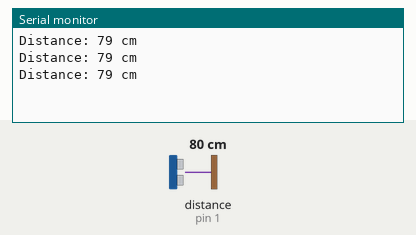
Bench run of a sketch on a simulated Arduino Uno, built with avr-gcc and run on an emulated ATmega328P. On the bench: the last lines printed to the serial monitor. Wiring (inferred from the names in the program): ultrasonic range finder: trigger pin 2; echo pin 1. Inputs (shaded band) come from the test bench; at power-on: distance to the obstacle (sensor on pin 1) 80 cm. The echo pulse lasts 58.3 µs per cm.

Above: at 1.3 s.
1.4 s: distance to the obstacle (sensor on pin 1) set to 2 cm
At 1.9 s:
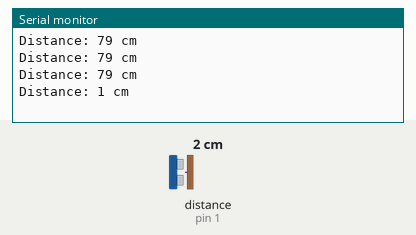
2.9 s: distance to the obstacle (sensor on pin 1) set to 4 cm
At 3.4 s:
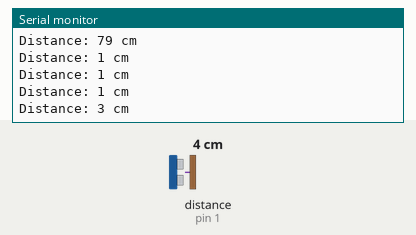
Timing chart, 0 to 5.9 s (numbered marks = the images above; inputs shaded):
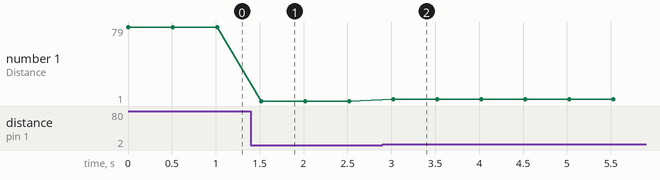

Measured:
- after the input at 1.4 s, the serial monitor: prints a new line after 0.12 s (image 1)
- after the input at 2.9 s, the serial monitor: prints a new line after 0.12 s (image 2)
- plotted number 1: 79 → 1 after the input at 1.4 s, 1 → 3 after the input at 2.9 s

The sketch:

HCSR04.ino
```cpp
const int trigPin = 2;
const int echoPin = 1;
long duration;
int distance;

void setup() {
  // put your setup code here, to run once:
  Serial.begin(115200);
  pinMode(trigPin, OUTPUT);
  pinMode(echoPin, INPUT);
};

void loop() {
  // put your main code here, to run repeatedly:
  digitalWrite(trigPin, LOW);
  delayMicroseconds(2);
  digitalWrite(trigPin, HIGH);
  delayMicroseconds(10);
  digitalWrite(trigPin, LOW);
  duration = pulseIn(echoPin, HIGH);
  distance = (duration * 0.0343) / 2;

  Serial.print("Distance: ");
  Serial.print(distance);
  Serial.println(" cm");
  delay(500);
};
```
